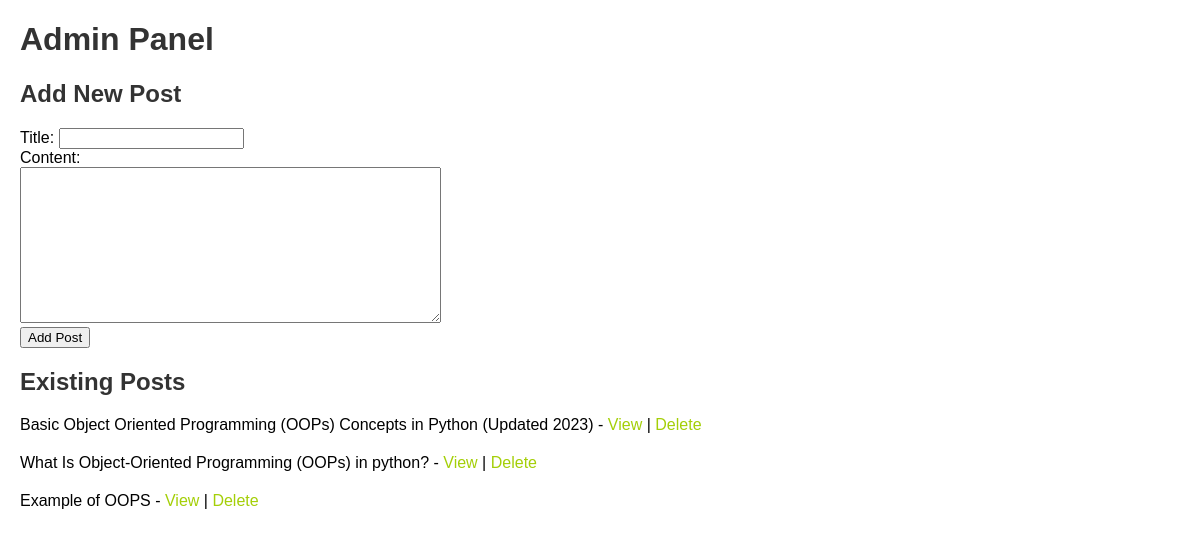
The app's page /admin/add with its own data.
### app.py (models this page shows)
class Post(db.Model):
    id = db.Column(db.Integer, primary_key=True)
    title = db.Column(db.String(100), nullable=False)
    content = db.Column(db.Text, nullable=False)
    pub_date = db.Column(db.DateTime, default=datetime.utcnow)

### app.py (the view, shortened to what this page needs)
@app.route('/admin/add', methods=['GET','POST'])
def add_post():
    return render_template('admin.html', posts=Post.query.all())

### templates/admin.html (shortened to what this page needs)
<!DOCTYPE html>
<html lang="en">
<head>
    <link rel="stylesheet" href="{{ url_for('static', filename='style.css') }}">
</head>
<body>
    <h1>Admin Panel</h1>
    <h2>Add New Post</h2>
    <form action="{{ url_for('add_post') }}" method="post">
        <label for="title">Title:</label>
        <input type="text" id="title" name="title" required>
        <br>
        <label for="content">Content:</label> <br>
        <textarea id="content" name="content" rows="10" cols="50" required></textarea>
        <br>
        <button type="submit">Add Post</button>
    </form>
    <h2>Existing Posts</h2>
    <ul>
        {% for post in posts %}
            <li>
                {{ post.title }} - <a href="{{ url_for('post_detail', id=post.id) }}">View</a> |
                <a href="{{ url_for('delete_post', id=post.id) }}">Delete</a>
            </li>
        {% endfor %}
    </ul>
</body>
</html>

### static/style.css (style rules this page uses)
body { font-family: Arial, Helvetica, sans-serif; margin: 20px; }
h1, h2 { color: #333; }
ul { list-style-type: none; padding: 0; }
li { margin-bottom: 20px; }
a { color: #a4cf08; text-decoration: none; }

### records on screen
Post: title "Basic Object Oriented Programming (OOPs) Concepts in Python (Updated 2023)"
Post: title "What Is Object-Oriented Programming (OOPs) in python?"
Post: title "Example of OOPS"
